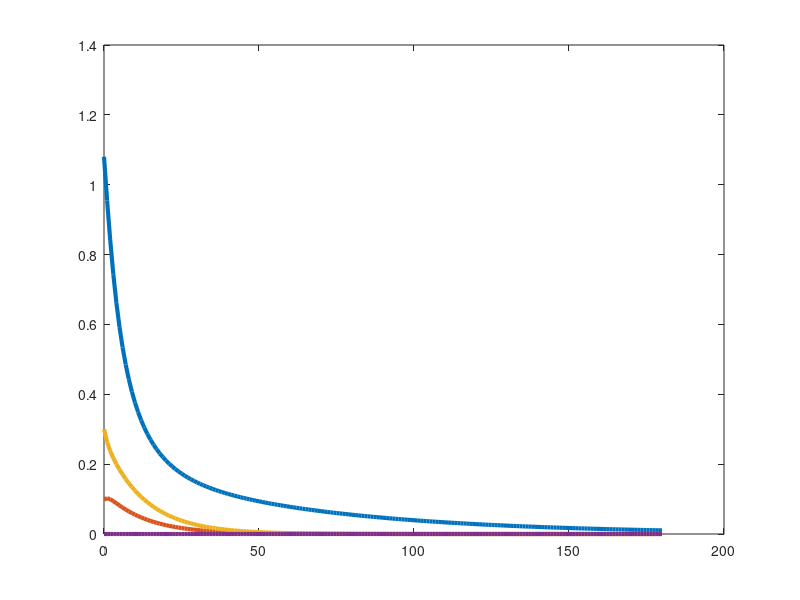

Write MATLAB code to recreate this figure. (Note: this script raises an error after producing the figure.)

clear; clc; close all;

% Parameters
T = 180;                   % Total simulation time (in minutes)
k0 = 0.0165;              % Insulin-independent fractional removal rate
a1 = 0.394;                   % a1 - a6 parameters
a2 = 0.142;                 
a3 = 0.251;
a4 = 0.394;
a5 = (3.15*10^-8)*(7*10^-6);
a6 = 2.8*10^3*(7*10^-6);

% Equilibrium point (upright)
x_bar1 = 0.95;
x_bar3 = 0.3;
x_bar2 = (a2*x_bar3)/a1;
x_bar4 = (a5*x_bar3)/a6;
x_bar = [x_bar1;
         x_bar2;
         x_bar3;
         x_bar4]; 
u_bar = [x_bar1*(k0+x_bar2);
         ((a1*a3-a4*a2-a5*a1)*(x_bar3))/a1];
y_bar = x_bar1;  

% Initial states (t=0)
x = zeros(4, T+1);
x(:,1) = [1.08; ((0.0165 + ((a2/a1)*(0.3)))/1.08)-0.0165; 0.3; 0];
u = zeros(2, T);
u(:,1) = [x(1,1)*(k0+x(2,1)); ((a1*a3-a4*a2-a5*a1)*(x(3,1)))/a1];
y = zeros(1, T+1);
y(:,1) = x(1);

% Simulation loop
for t = 1:T 
    u(1, t) = 0;
    u(2, t) = 0;
    x(1,t+1) = x(1,t) - (k0+x(2,t))*x(1,t) + u(1,t);           % Glucose Concentration
    x(2,t+1) = x(2,t) - a1*x(2,t) + a2*x(3,t);                  % k(t)
    x(3,t+1) = x(3,t) - a3*x(3,t) + a4*x(2,t) + a6*x(4,t) + u(2,t); % i(t)
    x(4,t+1) = x(4,t) - a6*x(4,t) + a5*x(3,t);                   % i3(t)  
end

% Plotting
figure;

plot(0:T, x(1,:), '-', 'LineWidth', 3, 'DisplayName', '$x_1(t)$');
hold on;
plot(0:T, x(2,:), '-', 'LineWidth', 3, 'DisplayName', '$x_2(t)$');
plot(0:T, x(3,:), '-', 'LineWidth', 3, 'DisplayName', '$x_3(t)$');
plot(0:T, x(4,:), '-', 'LineWidth', 3, 'DisplayName', '$x_4(t)$');
yline(x_bar(1), '--', 'LineWidth', 2, 'HandleVisibility', 'off');
yline(x_bar(2), '--', 'LineWidth', 2, 'HandleVisibility', 'off');
yline(x_bar(3), '--', 'LineWidth', 2, 'HandleVisibility', 'off');
yline(x_bar(4), '--', 'LineWidth', 2, 'HandleVisibility', 'off');
xlabel('Time Step $t$', 'FontSize', 28, 'Interpreter', 'latex');
ylabel('State Components $x_i(t)$', 'FontSize', 28, 'Interpreter', 'latex');
title('Nonlinear System Simulation', 'FontSize', 32, 'Interpreter', 'latex');
legend('FontSize', 24, 'Interpreter', 'latex', 'Location', 'best');
grid on;
set(gca, 'FontSize', 24);
